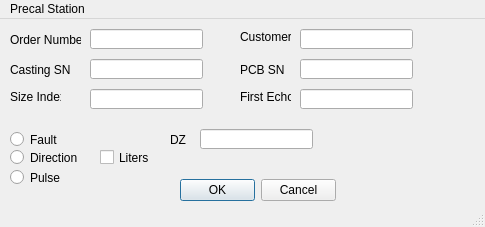
<?xml version="1.0" encoding="UTF-8"?>
<ui version="4.0">
 <class>MainWindow</class>
 <widget class="QMainWindow" name="MainWindow">
  <property name="geometry">
   <rect>
    <x>0</x>
    <y>0</y>
    <width>485</width>
    <height>227</height>
   </rect>
  </property>
  <property name="windowTitle">
   <string>MainWindow</string>
  </property>
  <widget class="QWidget" name="centralwidget">
   <widget class="QLineEdit" name="lineEdit">
    <property name="geometry">
     <rect>
      <x>200</x>
      <y>110</y>
      <width>113</width>
      <height>20</height>
     </rect>
    </property>
   </widget>
   <widget class="QLineEdit" name="lineEdit_2">
    <property name="geometry">
     <rect>
      <x>300</x>
      <y>70</y>
      <width>113</width>
      <height>20</height>
     </rect>
    </property>
   </widget>
   <widget class="QLineEdit" name="lineEdit_3">
    <property name="geometry">
     <rect>
      <x>90</x>
      <y>70</y>
      <width>113</width>
      <height>20</height>
     </rect>
    </property>
   </widget>
   <widget class="QLineEdit" name="lineEdit_4">
    <property name="geometry">
     <rect>
      <x>300</x>
      <y>10</y>
      <width>113</width>
      <height>20</height>
     </rect>
    </property>
   </widget>
   <widget class="QLineEdit" name="lineEdit_5">
    <property name="geometry">
     <rect>
      <x>90</x>
      <y>10</y>
      <width>113</width>
      <height>20</height>
     </rect>
    </property>
   </widget>
   <widget class="QLineEdit" name="lineEdit_6">
    <property name="geometry">
     <rect>
      <x>90</x>
      <y>40</y>
      <width>113</width>
      <height>20</height>
     </rect>
    </property>
   </widget>
   <widget class="QDialogButtonBox" name="buttonBox">
    <property name="geometry">
     <rect>
      <x>180</x>
      <y>160</y>
      <width>156</width>
      <height>23</height>
     </rect>
    </property>
    <property name="standardButtons">
     <set>QDialogButtonBox::Cancel|QDialogButtonBox::Ok</set>
    </property>
   </widget>
   <widget class="QLabel" name="label">
    <property name="geometry">
     <rect>
      <x>10</x>
      <y>10</y>
      <width>71</width>
      <height>21</height>
     </rect>
    </property>
    <property name="text">
     <string>Order Number</string>
    </property>
   </widget>
   <widget class="QLabel" name="label_2">
    <property name="geometry">
     <rect>
      <x>10</x>
      <y>40</y>
      <width>61</width>
      <height>21</height>
     </rect>
    </property>
    <property name="text">
     <string>Casting SN</string>
    </property>
   </widget>
   <widget class="QLabel" name="label_4">
    <property name="geometry">
     <rect>
      <x>170</x>
      <y>110</y>
      <width>21</width>
      <height>21</height>
     </rect>
    </property>
    <property name="text">
     <string>DZ</string>
    </property>
   </widget>
   <widget class="QLabel" name="label_5">
    <property name="geometry">
     <rect>
      <x>240</x>
      <y>10</y>
      <width>51</width>
      <height>16</height>
     </rect>
    </property>
    <property name="text">
     <string>Customer</string>
    </property>
   </widget>
   <widget class="QLabel" name="label_6">
    <property name="geometry">
     <rect>
      <x>10</x>
      <y>70</y>
      <width>51</width>
      <height>16</height>
     </rect>
    </property>
    <property name="text">
     <string>Size Index</string>
    </property>
   </widget>
   <widget class="QLabel" name="label_7">
    <property name="geometry">
     <rect>
      <x>240</x>
      <y>70</y>
      <width>51</width>
      <height>16</height>
     </rect>
    </property>
    <property name="text">
     <string>First Echo</string>
    </property>
   </widget>
   <widget class="QLabel" name="label_3">
    <property name="geometry">
     <rect>
      <x>240</x>
      <y>40</y>
      <width>51</width>
      <height>21</height>
     </rect>
    </property>
    <property name="text">
     <string>PCB SN</string>
    </property>
   </widget>
   <widget class="QLineEdit" name="lineEdit_7">
    <property name="geometry">
     <rect>
      <x>300</x>
      <y>40</y>
      <width>113</width>
      <height>20</height>
     </rect>
    </property>
   </widget>
   <widget class="QRadioButton" name="radioButton">
    <property name="geometry">
     <rect>
      <x>10</x>
      <y>110</y>
      <width>82</width>
      <height>21</height>
     </rect>
    </property>
    <property name="text">
     <string>Fault</string>
    </property>
    <attribute name="buttonGroup">
     <string>buttonGroup</string>
    </attribute>
   </widget>
   <widget class="QRadioButton" name="radioButton_2">
    <property name="geometry">
     <rect>
      <x>10</x>
      <y>130</y>
      <width>82</width>
      <height>17</height>
     </rect>
    </property>
    <property name="text">
     <string>Direction</string>
    </property>
    <attribute name="buttonGroup">
     <string>buttonGroup</string>
    </attribute>
   </widget>
   <widget class="QRadioButton" name="radioButton_3">
    <property name="geometry">
     <rect>
      <x>10</x>
      <y>150</y>
      <width>82</width>
      <height>17</height>
     </rect>
    </property>
    <property name="text">
     <string>Pulse</string>
    </property>
    <attribute name="buttonGroup">
     <string>buttonGroup</string>
    </attribute>
   </widget>
   <widget class="QCheckBox" name="checkBox">
    <property name="geometry">
     <rect>
      <x>100</x>
      <y>130</y>
      <width>70</width>
      <height>17</height>
     </rect>
    </property>
    <property name="text">
     <string>Liters</string>
    </property>
   </widget>
  </widget>
  <widget class="QMenuBar" name="menubar">
   <property name="geometry">
    <rect>
     <x>0</x>
     <y>0</y>
     <width>485</width>
     <height>20</height>
    </rect>
   </property>
   <widget class="QMenu" name="menuPrecal_Station">
    <property name="title">
     <string>Precal Station</string>
    </property>
    <addaction name="actionClear_Form"/>
    <addaction name="separator"/>
    <addaction name="actionExit"/>
   </widget>
   <addaction name="menuPrecal_Station"/>
  </widget>
  <widget class="QStatusBar" name="statusbar"/>
  <action name="actionPreCal_Data_Entry">
   <property name="text">
    <string>PreCal Data Entry</string>
   </property>
  </action>
  <action name="actionClear_Form">
   <property name="text">
    <string>Clear Form</string>
   </property>
  </action>
  <action name="actionExit">
   <property name="text">
    <string>Exit</string>
   </property>
  </action>
 </widget>
 <resources/>
 <connections/>
 <buttongroups>
  <buttongroup name="buttonGroup"/>
 </buttongroups>
</ui>
